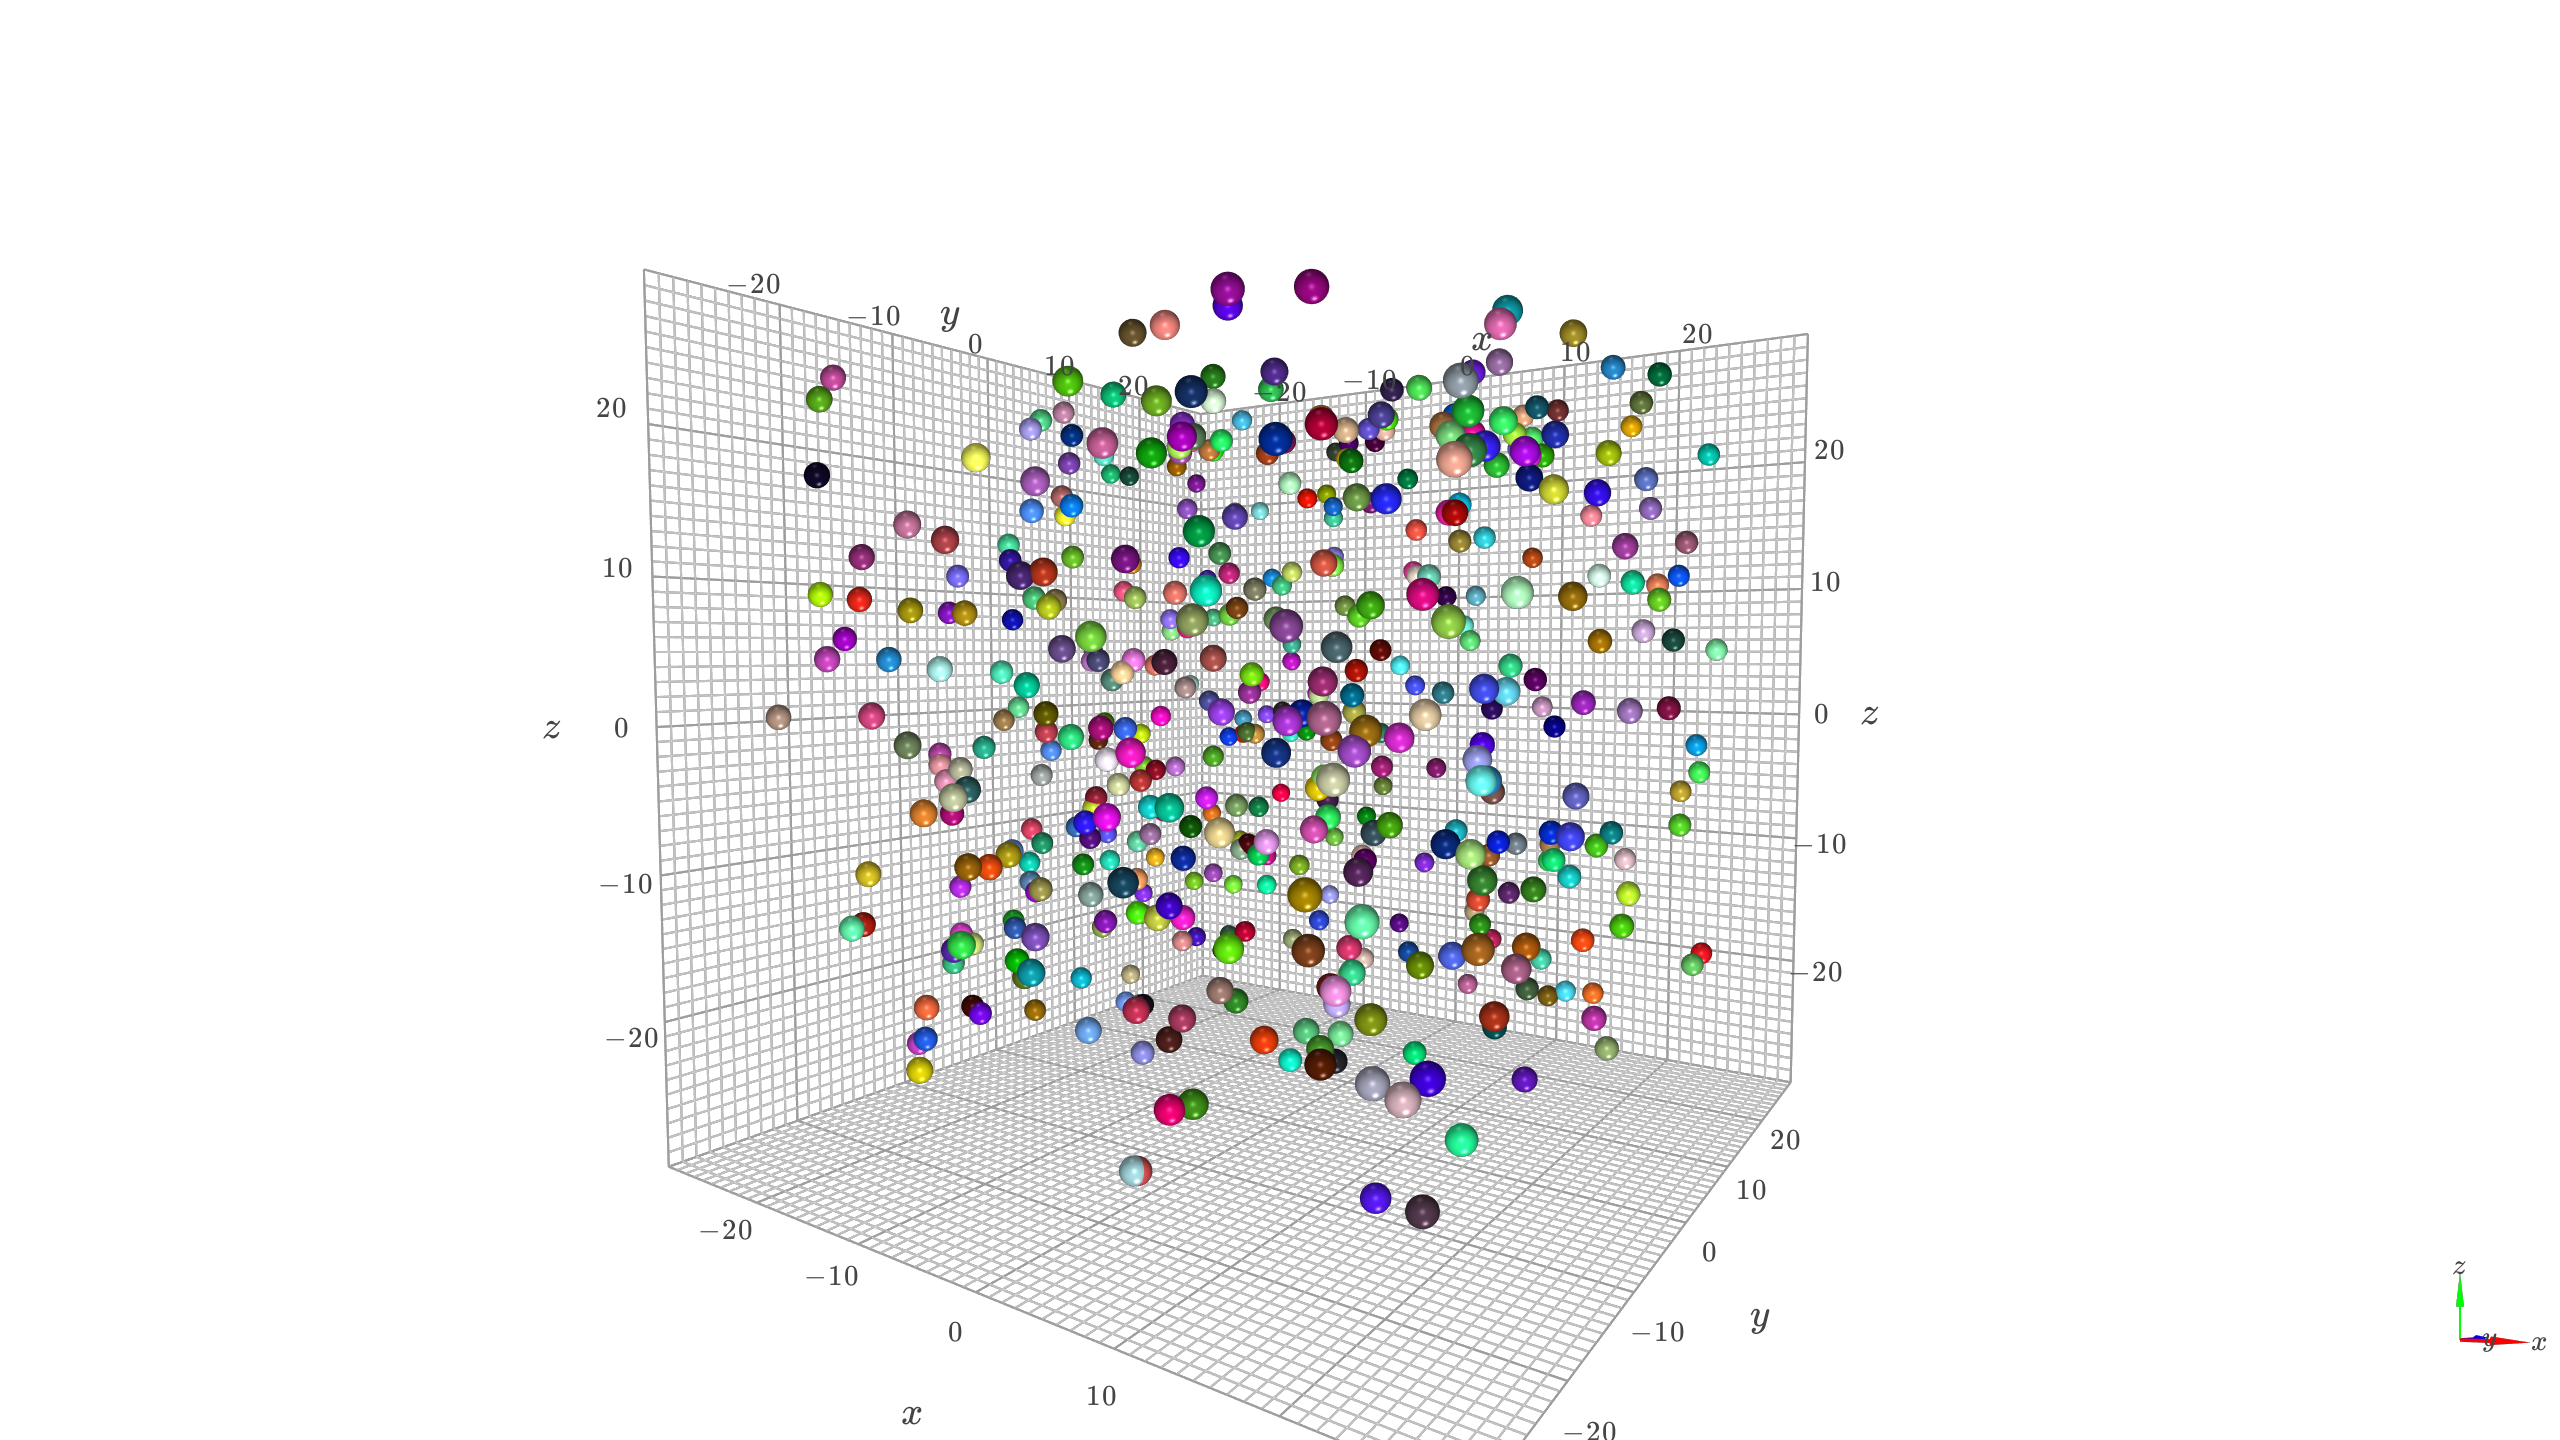

Source code (Python):
import k3d
import numpy as np
from k3d.headless import k3d_remote, get_headless_driver


def generate():
    plot = k3d.plot()
    headless = k3d_remote(plot, get_headless_driver())

    np.random.seed(0)
    points_number = 500

    positions = 50 * np.random.random_sample((points_number, 3)) - 25
    colors = np.random.randint(0, 0xFFFFFF, points_number)

    points = k3d.points(
        positions.astype(np.float32), colors.astype(np.uint32),
        point_size=3.0,
        shader='3dSpecular'
    )
    plot += points

    headless.sync(hold_until_refreshed=True)
    headless.camera_reset(1.0)

    screenshot = headless.get_screenshot()
    headless.close()

    return screenshot
